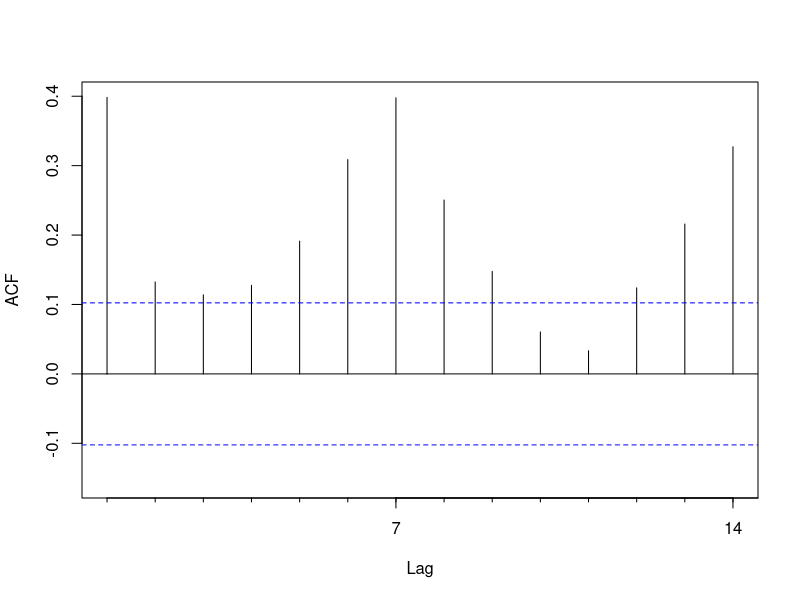
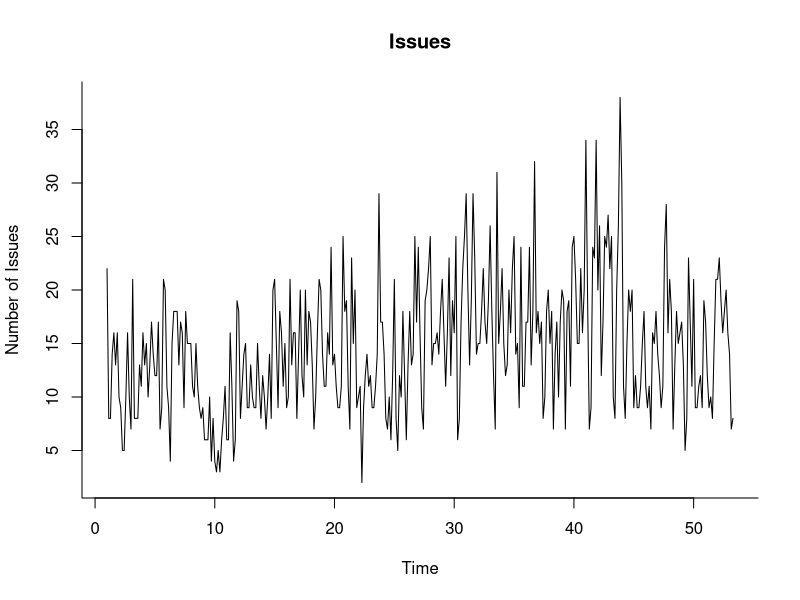
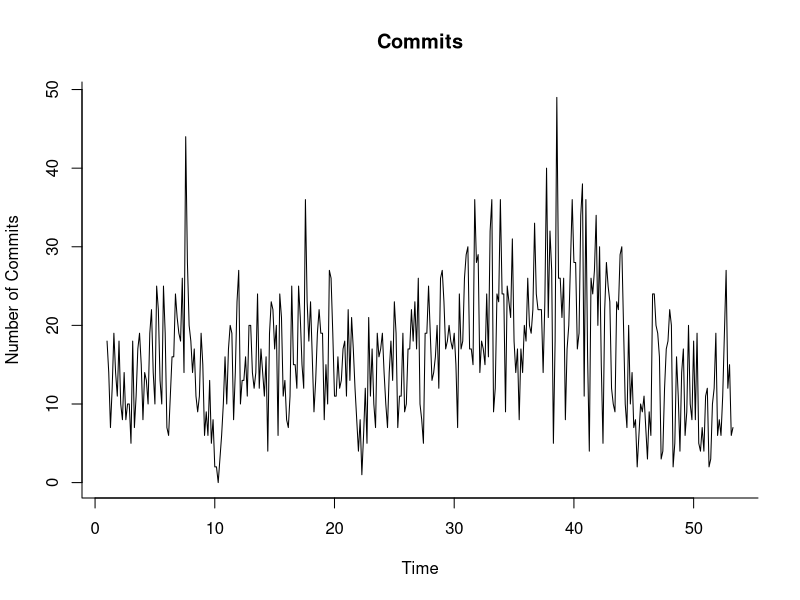
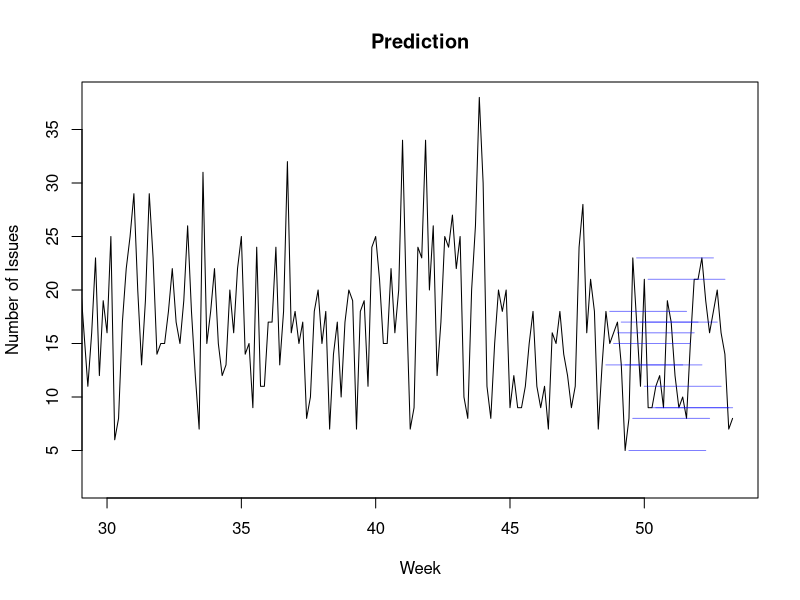
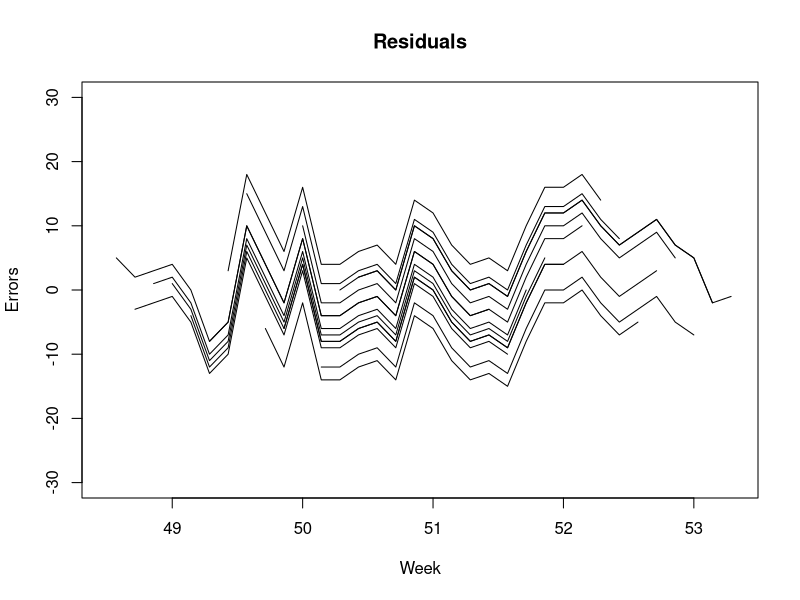
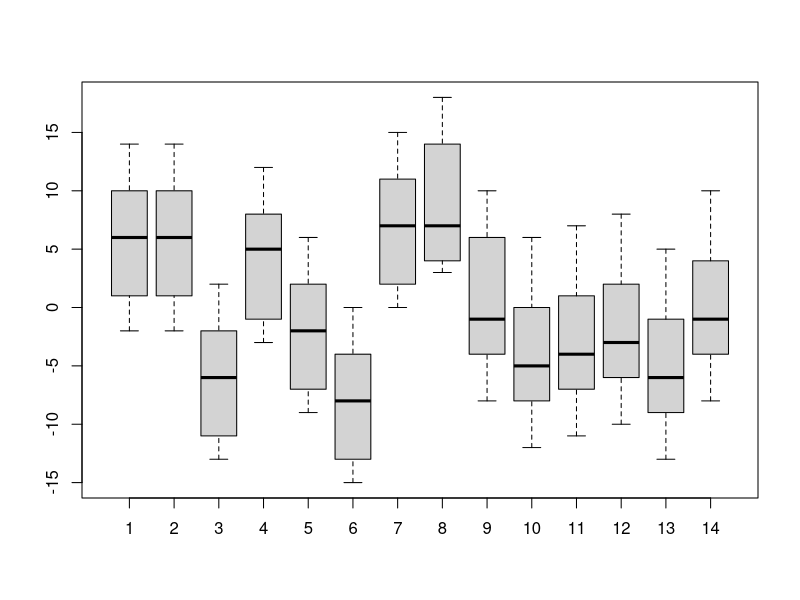
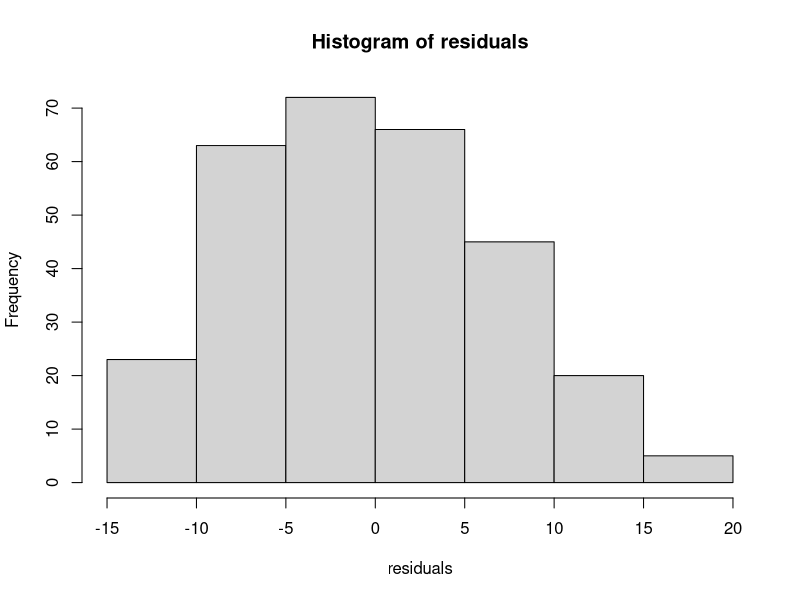
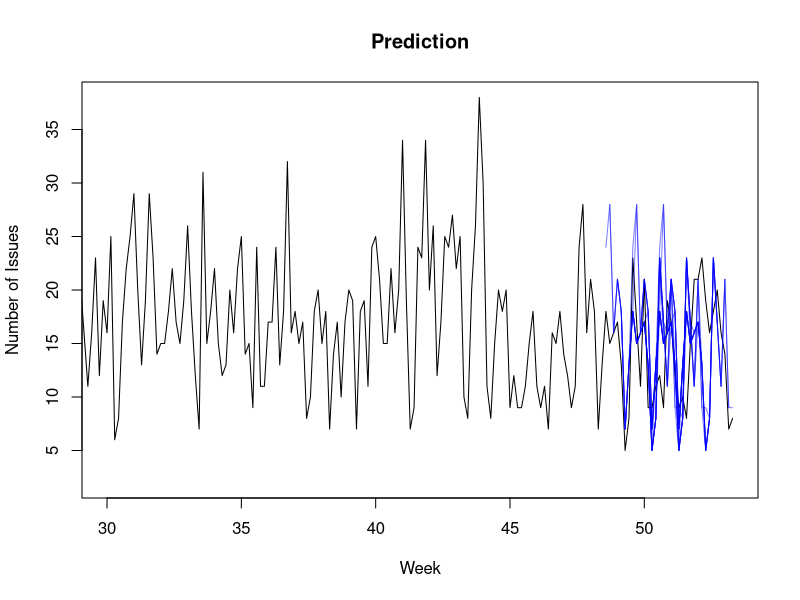

Write the R code that produced these figures, in order. (Note: this script raises an error after producing the figures.)
## ---- chunk 1
#install.packages('forecast')

library('forecast')
library(knitr)
#load the data frame
issues.csv <- read.csv("issues/julialang_julia.csv")
commits.csv <- read.csv("commits/julialang_julia.csv")

issues.csv$date = as.POSIXlt(as.Date(issues.csv$date,format='%m/%d/%Y'))
commits.csv$date = as.POSIXlt(as.Date(commits.csv$date,format='%m/%d/%Y'))
## ---- chunk 2
to_date <- issues.csv$date[length(issues.csv$date)]
from_date <- to_date
from_date$year <- from_date$year - 1

issues.csv <- subset(issues.csv, date <= to_date & date >= from_date)
commits.csv <- subset(commits.csv, date <= to_date & date >= from_date)
## ---- chunk 3
#loading issues and commits into a ts object
issues.ts <- ts(issues.csv$number_of_issues, frequency = 7) 

Acf(issues.ts, lag.max = 14, main = "")

commits.ts <- ts(commits.csv$number_of_commits, frequency = 7) 
plot(issues.ts, main = 'Issues', bty = 'l', ylab = 'Number of Issues')
plot(commits.ts, main = 'Commits', bty = 'l', ylab = 'Number of Commits')
## ---- chunk 4
time <- time(issues.ts)

n.sample <- 14
n.valid <- 21


separate.train.test <- function(timeserie, n.valid) {
  time <- time(timeserie)
  n.train <- length(timeserie) - n.valid
  results = list()
  results$train.ts <- window(timeserie, start=time[1], end=time[n.train])
  results$valid.ts <- window(timeserie, start=time[n.train+1], end=time[n.train+n.valid])
  return(results)
}

all.issues <- sapply(0:(n.sample - 1), function(i) return(separate.train.test(window(issues.ts,start=time[1],end=time[length(issues.ts)-i]), n.valid)))

issues  <- separate.train.test(issues.ts, n.valid)
commits  <- separate.train.test(commits.ts, n.valid)
## ---- chunk 5
mean.all.accuracy <- function(all.forecast) {
  Reduce("+", all.forecast['summary',])/length(all.forecast['summary',])
}

plot.all.residuals <- function(all.forecast) {
  plot(1, type="l", main="Residuals", xlim=c(48.5, 53.3), ylim=c(-30, 30), xlab = 'Week', ylab = 'Errors')
  sapply(1:n.sample, function(i) lines(all.forecast['residual',i]$residual))
  return(NULL)
}

plot.all.pred <- function(all.forecast) {
  plot(issues.ts, main="Prediction",xlim=c(30, 53.3), xlab = 'Week', ylab = 'Number of Issues')
  if (class(all.forecast['pred',1]$pred) == "forecast") {
    sapply(1:n.sample, function(i) lines(all.forecast['pred',i]$pred$mean, col=rgb(0, 0, 1, 0.5)))
  } else {
    sapply(1:n.sample, function(i) lines(all.forecast['pred',i]$pred, col=rgb(0, 0, 1, 0.5)))
  }
  return(NULL)
}

hist.all.residuals <- function(all.forecast) {
  residuals <- sapply(1:n.sample, function(i) as.numeric(all.forecast['residual',i]$residual))
  boxplot(residuals)
  hist(residuals)
  quantile(residuals,c(0.975,0.95,0.05,0.025))
}
## ---- chunk 6

naive.forecast <- function(sample) {
  results = list()
  results$valid <- sample$valid.ts
  results$pred <- naive(sample$train.ts, h=n.valid)
  results$residual <- sample$valid.ts - results$pred$mean
  results$summary <- accuracy(results$pred, sample$valid.ts)
  
  return(results)
}

all.naive.forecast <- sapply(1:n.sample, function(i) return(naive.forecast(all.issues[,i])))

kable(mean.all.accuracy(all.naive.forecast))
plot.all.pred(all.naive.forecast)
plot.all.residuals(all.naive.forecast)
hist.all.residuals(all.naive.forecast)

## ---- chunk 7
snaive.forecast <- function(sample) {
  results = list()
  results$valid <- sample$valid.ts
  results$pred <- snaive(sample$train.ts, h=n.valid)
  results$residual <- sample$valid.ts - results$pred$mean
  results$summary <- accuracy(results$pred, sample$valid.ts)
  
  return(results)
}

all.snaive.forecast <- sapply(1:n.sample, function(i) return(snaive.forecast(all.issues[,i])))

kable(mean.all.accuracy(all.snaive.forecast))
plot.all.pred(all.snaive.forecast)
plot.all.residuals(all.snaive.forecast)
hist.all.residuals(all.snaive.forecast)
## ---- chunk 8
hw.forecast <- function(sample) {
  results = list()
  results$valid <- sample$valid.ts
  results$model <- ets(sample$train.ts, model = "ZAA")
  results$pred <- forecast(results$model, h=n.valid)
  results$residual <- sample$valid.ts - results$pred$mean
  results$summary <- accuracy(results$pred, sample$valid.ts)
  
  return(results)
}

all.hw.forecast <- sapply(1:n.sample, function(i) return(hw.forecast(all.issues[,i])))

kable(mean.all.accuracy(all.hw.forecast))
plot.all.pred(all.hw.forecast)
plot.all.residuals(all.hw.forecast)
hist.all.residuals(all.hw.forecast)
## ---- chunk 9
ma.dd.forecast <- function(sample) {
  train.issues.d1 <- diff(sample$train.ts, lag = 1)
  train.issues.d1.d7 <- diff(train.issues.d1, lag = 7)
  
  ma.trailing <- rollmean(train.issues.d1.d7, k = 7, align = "right")
  last.ma <- tail(ma.trailing, 1)
  ma.trailing.pred <- ts(c(ma.trailing, rep(last.ma, n.valid)), start=c(3, 1), frequency = 7)
  
  ma.dd.pred.d1 <- train.issues.d1
  ma.dd.pred <- sample$train.ts
  
  for(i in 1:(n.valid/7)) {
    ma.dd.pred.d1 <- ma.trailing.pred + lag(ma.dd.pred.d1,k = -7)
    ma.dd.pred <- ma.dd.pred.d1 + lag(ma.dd.pred,k = -8)
  }
  
  results = list()
  results$valid <- sample$valid.ts
  
  results$pred <- ma.dd.pred
  results$residual <- sample$valid.ts - results$pred
  results$summary <- accuracy(results$pred, sample$valid.ts)
  
  return(results)
}

all.ma.dd.forecast <- sapply(1:n.sample, function(i) return(ma.dd.forecast(all.issues[,i])))

kable(mean.all.accuracy(all.ma.dd.forecast))
plot.all.pred(all.ma.dd.forecast)
plot.all.residuals(all.ma.dd.forecast)
hist.all.residuals(all.ma.dd.forecast)
## ---- chunk 10
regr.add.forecast <- function(sample) {
  results = list()
  results$valid <- sample$valid.ts
  results$model <- tslm(sample$train.ts ~ season)
  results$pred <- forecast(results$model, h=n.valid)
  results$residual <- sample$valid.ts - results$pred$mean
  results$summary <- accuracy(results$pred, sample$valid.ts)
  
  return(results)
}

all.regr.add.forecast <- sapply(1:n.sample, function(i) return(regr.add.forecast(all.issues[,i])))

kable(mean.all.accuracy(all.regr.add.forecast))
plot.all.pred(all.regr.add.forecast)
plot.all.residuals(all.regr.add.forecast)
hist.all.residuals(all.regr.add.forecast)
## ---- chunk 11
regr.mult.forecast <- function(sample) {
  results = list()
  results$valid <- sample$valid.ts
  results$model <- tslm(sample$train.ts ~ season + trend, lambda = 1)
  results$pred <- forecast(results$model, h=n.valid)
  results$residual <- sample$valid.ts - results$pred$mean
  results$summary <- accuracy(results$pred, sample$valid.ts)
  
  return(results)
}

all.regr.mult.forecast <- sapply(1:n.sample, function(i) return(regr.mult.forecast(all.issues[,i])))

kable(mean.all.accuracy(all.regr.mult.forecast))
plot.all.pred(all.regr.mult.forecast)
plot.all.residuals(all.regr.mult.forecast)
hist.all.residuals(all.regr.mult.forecast)

## ---- chunk 12
arima.forecast <- function(sample) {
  results = list()
  results$valid <- sample$valid.ts
  results$model <- Arima(sample$train.ts, order=c(1,0,0), seasonal=c(1,1,1))
  results$pred <- forecast(results$model, h=n.valid)
  results$residual <- sample$valid.ts - results$pred$mean
  results$summary <- accuracy(results$pred, sample$valid.ts)
  
  return(results)
}

all.arima.forecast <- sapply(1:n.sample, function(i) return(arima.forecast(all.issues[,i])))

kable(mean.all.accuracy(all.arima.forecast))
plot.all.pred(all.arima.forecast)
plot.all.residuals(all.arima.forecast)
hist.all.residuals(all.arima.forecast)
